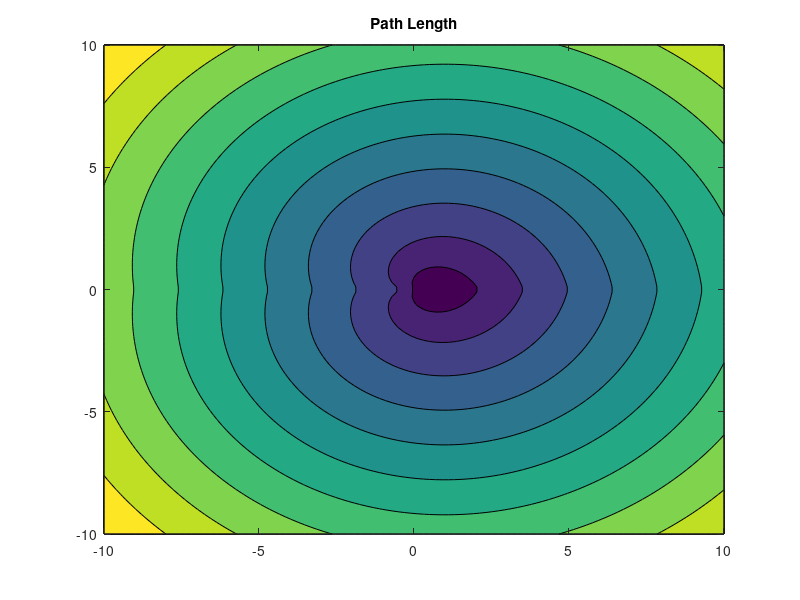

This chart was generated by the following MATLAB code:
clear
close all

%%

b = 10; % bounds
res = 100; % resolution
xlin = linspace(-b,b,res);
ylin = linspace(-b,b,res);

% Map
[X, Y] = meshgrid(xlin,ylin);

% Heading difference
dQ = abs( atan2(Y,X) );

% Position difference
dP = sqrt(X.^2 + Y.^2);

% Path length
LP = dP + dQ;

figure
contourf(X,Y,LP);
title("Path Length")